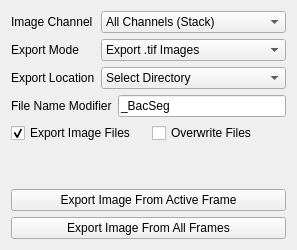
          <widget class="QWidget" name="tab_18">
           <attribute name="title">
            <string>Export Frames</string>
           </attribute>
           <layout class="QVBoxLayout" name="verticalLayout_26">
            <item>
             <layout class="QFormLayout" name="formLayout_6">
              <item row="1" column="1">
               <widget class="QComboBox" name="export_mode">
                <item>
                 <property name="text">
                  <string>Export .tif Images</string>
                 </property>
                </item>
                <item>
                 <property name="text">
                  <string>Export .tif Masks</string>
                 </property>
                </item>
                <item>
                 <property name="text">
                  <string>Export .tif Images and Masks</string>
                 </property>
                </item>
                <item>
                 <property name="text">
                  <string>Export Cellpose</string>
                 </property>
                </item>
                <item>
                 <property name="text">
                  <string>Export Oufti</string>
                 </property>
                </item>
                <item>
                 <property name="text">
                  <string>Export ImageJ</string>
                 </property>
                </item>
                <item>
                 <property name="text">
                  <string>Export JSON</string>
                 </property>
                </item>
                <item>
                 <property name="text">
                  <string>Export CSV</string>
                 </property>
                </item>
               </widget>
              </item>
              <item row="1" column="0">
               <widget class="QLabel" name="label_19">
                <property name="text">
                 <string>Export Mode</string>
                </property>
               </widget>
              </item>
              <item row="2" column="1">
               <widget class="QComboBox" name="export_location">
                <property name="currentIndex">
                 <number>1</number>
                </property>
                <item>
                 <property name="text">
                  <string>Import Directory</string>
                 </property>
                </item>
                <item>
                 <property name="text">
                  <string>Select Directory</string>
                 </property>
                </item>
               </widget>
              </item>
              <item row="2" column="0">
               <widget class="QLabel" name="label_44">
                <property name="text">
                 <string>Export Location</string>
                </property>
               </widget>
              </item>
              <item row="0" column="1">
               <widget class="QComboBox" name="export_channel">
                <item>
                 <property name="text">
                  <string>All Channels (Stack)</string>
                 </property>
                </item>
                <item>
                 <property name="text">
                  <string>First Three Channels (RGB)</string>
                 </property>
                </item>
               </widget>
              </item>
              <item row="0" column="0">
               <widget class="QLabel" name="label_45">
                <property name="text">
                 <string>Image Channel</string>
                </property>
               </widget>
              </item>
             </layout>
            </item>
            <item>
             <layout class="QFormLayout" name="formLayout_5">
              <item row="0" column="0">
               <widget class="QLabel" name="label_26">
                <property name="text">
                 <string>File Name Modifier</string>
                </property>
               </widget>
              </item>
              <item row="0" column="1">
               <widget class="QLineEdit" name="export_modifier">
                <property name="text">
                 <string>_BacSeg</string>
                </property>
               </widget>
              </item>
             </layout>
            </item>
            <item>
             <layout class="QGridLayout" name="gridLayout_32">
              <item row="0" column="0">
               <widget class="QCheckBox" name="export_image_setting">
                <property name="text">
                 <string>Export Image Files</string>
                </property>
                <property name="checked">
                 <bool>true</bool>
                </property>
               </widget>
              </item>
              <item row="0" column="1">
               <widget class="QCheckBox" name="export_overwrite_setting">
                <property name="text">
                 <string>Overwrite Files</string>
                </property>
               </widget>
              </item>
             </layout>
            </item>
            <item>
             <spacer name="verticalSpacer_12">
              <property name="orientation">
               <enum>Qt::Vertical</enum>
              </property>
              <property name="sizeHint" stdset="0">
               <size>
                <width>20</width>
                <height>40</height>
               </size>
              </property>
             </spacer>
            </item>
            <item>
             <widget class="QPushButton" name="export_active">
              <property name="text">
               <string>Export Image From Active Frame</string>
              </property>
             </widget>
            </item>
            <item>
             <widget class="QPushButton" name="export_all">
              <property name="text">
               <string>Export Image From All Frames</string>
              </property>
             </widget>
            </item>
           </layout>
          </widget>
